Frame 1 (no input): blank canvas, image omitted
Frame 60 (no input): blank canvas, image omitted
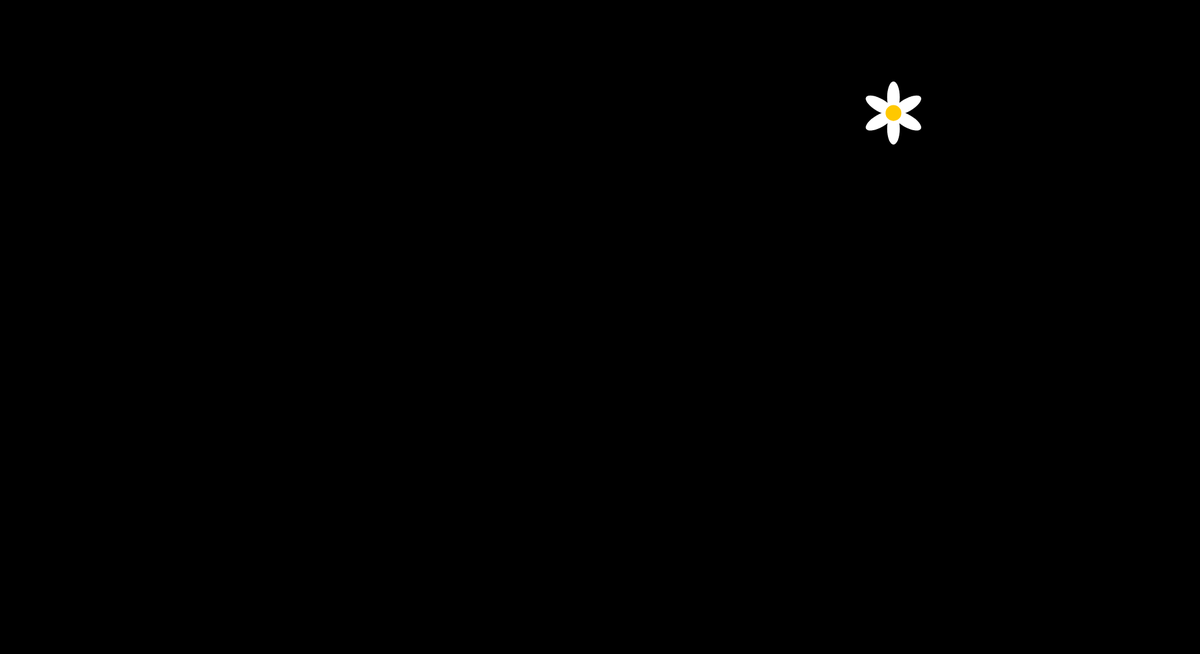
Frame 120 (the mouse pressed at the canvas centre since frame 60)

The p5.js sketch whose frames 1 and 60 were blank and that drew this single picture after the mouse press (run headless with seeded random() and noise() and a simulated clock; from frame 60 on, the mouse is pressed at the canvas centre):

// p5.js sketch
// ── sketch.js
let flowers = [];

function setup() {
  createCanvas(1980, 1080);
  angleMode(DEGREES);
}

function draw() {
  background(0);

  for (let i = 0; i < flowers.length; i++) {
    flowers[i].grow();

    for (let j = 0; j < flowers.length; j++) {
      if (i != j) {
        flowers[i].collision(flowers[j]);
      }
    }

    flowers[i].changeColor(mouseX, mouseY);
    flowers[i].moveFlower();
    flowers[i].drawFlower();
  }
}

function mousePressed() {
  let tempFlower = new Flower(
    random(width), random(height), random(-2, 2), random(-2, 2)
  );
  flowers.push(tempFlower);
}

// ── flower.js
class Flower {
  constructor(x, y, xSpeed, ySpeed) {
    this.x = x;
    this.y = y;
    this.baseSize = random(20, 60);
    this.size = this.baseSize;
    this.xSpeed = xSpeed;
    this.ySpeed = ySpeed;
    this.selected = false;
    this.hovered = false;
    this.color = color(255);
  }

  drawFlower() {
    push();
    translate(this.x, this.y);
    scale(this.size / 50);
    fill(this.color);
    noStroke();

    // Draw 6 petals evenly spaced around the center
    for (let i = 0; i < 6; i++) {
      push();
      rotate(i * 60); // 360 / 6 = 60 degrees per petal
      ellipse(0, 25, 20, 50);
      pop();
    }

    // Center of the flower
    fill(255, 200, 0);
    ellipse(0, 0, 25);
    pop();
  }

  collision(otherFlower) {
    let distance = dist(otherFlower.x, otherFlower.y, this.x, this.y);
    if (distance <= (otherFlower.size + this.size) / 2) {
      this.xSpeed *= -1;
      this.ySpeed *= -1;
    }
  }

  moveFlower() {
    this.x += this.xSpeed;
    this.y += this.ySpeed;

    if (this.y > height || this.y < 0) this.ySpeed *= -1;
    if (this.x > width || this.x < 0) this.xSpeed *= -1;
  }

  grow() {
    if (this.hovered && this.size < 200) {
      this.size += 2;
    } else if (!this.hovered && this.size > this.baseSize) {
      this.size -= 1;
    }
  }

  changeColor(mX, mY) {
    let distance = dist(mX, mY, this.x, this.y);
    this.hovered = distance < this.baseSize / 2;

    if (this.hovered && !this.selected) {
      this.selected = true;
      this.color = color(random(255), random(255), random(255));
    }
  }
}
